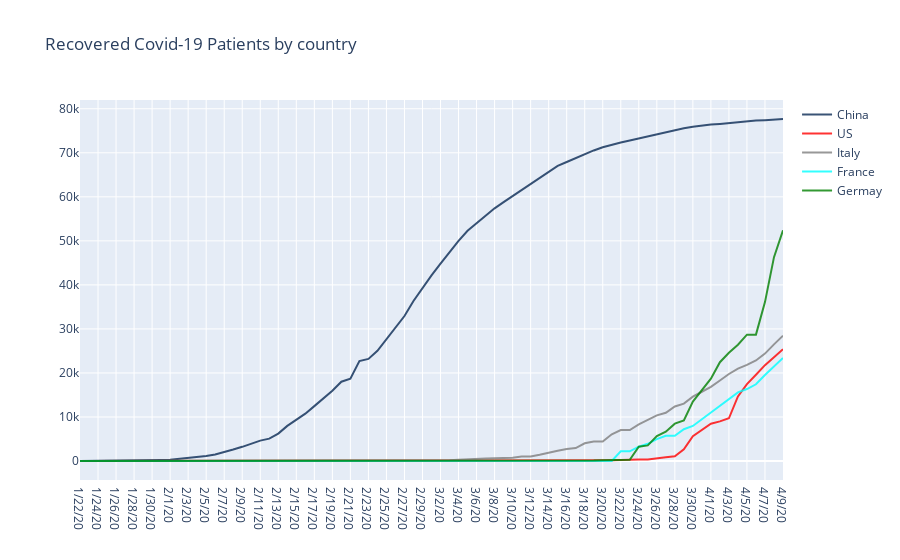

Notebook code cell kept with this figure:
### Code cell
#trace = go.Scatter(x=)

trace_one =go.Scatter(x=df.columns,
                     y= df.loc['China'],
                     name ='China',
                     line =dict(color='#092A54'),
                     opacity =0.8)
trace_two =go.Scatter(x=df.columns,
                     y= df.loc['US'],
                     name ='US',
                     line =dict(color='red'),
                     opacity =0.8)
trace_Three =go.Scatter(x=df.columns,
                     y= df.loc['Italy'],
                     name ='Italy',
                     line =dict(color='#7F7F7F'),
                     opacity =0.8)
trace_four =go.Scatter(x=df.columns,
                     y= df.loc['France'],
                     name ='France',
                     line =dict(color='cyan'),
                     opacity =0.8)
trace_five =go.Scatter(x=df.columns,
                     y= df.loc['Germany'],
                     name ='Germay',
                     line =dict(color='green'),
                     opacity =0.8)
data =[trace_one, trace_two,trace_Three,trace_four,trace_five]

layout = dict(title ='Recovered Covid-19 Patients by country ')
fig = dict(data=data, layout =layout)
iplot(fig,filename ='Recovered Covid-19 Patients')

### Figure 1 — Plotly figure (JSON) as saved in the notebook; plotly's stock layout.template omitted (floating-point values rounded to 4 significant figures)
{"data": [{"line": {"color": "#092A54"}, "name": "China", "opacity": 0.8, "type": "scatter", "x": ["1/22/20", "1/23/20", "1/24/20", "1/25/20", "1/26/20", "1/27/20", "1/28/20", "1/29/20", "1/30/20", "1/31/20", "2/1/20", "2/2/20", "2/3/20", "2/4/20", "2/5/20", "2/6/20", "2/7/20", "2/8/20", "2/9/20", "2/10/20", "2/11/20", "2/12/20", "2/13/20", "2/14/20", "2/15/20", "2/16/20", "2/17/20", "2/18/20", "2/19/20", "2/20/20", "2/21/20", "2/22/20", "2/23/20", "2/24/20", "2/25/20", "2/26/20", "2/27/20", "2/28/20", "2/29/20", "3/1/20", "3/2/20", "3/3/20", "3/4/20", "3/5/20", "3/6/20", "3/7/20", "3/8/20", "3/9/20", "3/10/20", "3/11/20", "3/12/20", "3/13/20", "3/14/20", "3/15/20", "3/16/20", "3/17/20", "3/18/20", "3/19/20", "3/20/20", "3/21/20", "3/22/20", "3/23/20", "3/24/20", "3/25/20", "3/26/20", "3/27/20", "3/28/20", "3/29/20", "3/30/20", "3/31/20", "4/1/20", "4/2/20", "4/3/20", "4/4/20", "4/5/20", "4/6/20", "4/7/20", "4/8/20", "4/9/20"], "y": [28, 30, 36, 39, 49, 58, 101, 120, 135, 214, 275, 463, 614, 843, 1115, 1477, 1999, 2596, 3219, 3918, 4636, 5082, 6217, 7977, 9298, 10755, 12462, 14206, 15962, 18014, 18704, 22699, 23187, 25015, 27676, 30084, 32930, 36329, 39320, 42162, 44854, 47450, 50001, 52292, 53944, 55539, 57388, 58804, 60181, 61644, 62901, 64196, 65660, 67017, 67910, 68798, 69755, 70535, 71266, 71857, 72362, 72814, 73280, 73773, 74181, 74720, 75100, 75582, 75923, 76206, 76405, 76565, 76760, 76946, 77207, 77310, 77410, 77567, 77679]}, {"line": {"color": "red"}, "name": "US", "opacity": 0.8, "type": "scatter", "x": ["1/22/20", "1/23/20", "1/24/20", "1/25/20", "1/26/20", "1/27/20", "1/28/20", "1/29/20", "1/30/20", "1/31/20", "2/1/20", "2/2/20", "2/3/20", "2/4/20", "2/5/20", "2/6/20", "2/7/20", "2/8/20", "2/9/20", "2/10/20", "2/11/20", "2/12/20", "2/13/20", "2/14/20", "2/15/20", "2/16/20", "2/17/20", "2/18/20", "2/19/20", "2/20/20", "2/21/20", "2/22/20", "2/23/20", "2/24/20", "2/25/20", "2/26/20", "2/27/20", "2/28/20", "2/29/20", "3/1/20", "3/2/20", "3/3/20", "3/4/20", "3/5/20", "3/6/20", "3/7/20", "3/8/20", "3/9/20", "3/10/20", "3/11/20", "3/12/20", "3/13/20", "3/14/20", "3/15/20", "3/16/20", "3/17/20", "3/18/20", "3/19/20", "3/20/20", "3/21/20", "3/22/20", "3/23/20", "3/24/20", "3/25/20", "3/26/20", "3/27/20", "3/28/20", "3/29/20", "3/30/20", "3/31/20", "4/1/20", "4/2/20", "4/3/20", "4/4/20", "4/5/20", "4/6/20", "4/7/20", "4/8/20", "4/9/20"], "y": [0, 0, 0, 0, 0, 0, 0, 0, 0, 0, 0, 0, 0, 0, 0, 0, 0, 0, 3, 3, 3, 3, 3, 3, 3, 3, 3, 3, 3, 3, 5, 5, 5, 5, 6, 6, 6, 7, 7, 7, 7, 7, 7, 7, 7, 7, 7, 7, 8, 8, 12, 12, 12, 12, 17, 17, 105, 121, 147, 176, 178, 178, 348, 361, 681, 869, 1072, 2665, 5644, 7024, 8474, 9001, 9707, 14652, 17448, 19581, 21763, 23559, 25410]}, {"line": {"color": "#7F7F7F"}, "name": "Italy", "opacity": 0.8, "type": "scatter", "x": ["1/22/20", "1/23/20", "1/24/20", "1/25/20", "1/26/20", "1/27/20", "1/28/20", "1/29/20", "1/30/20", "1/31/20", "2/1/20", "2/2/20", "2/3/20", "2/4/20", "2/5/20", "2/6/20", "2/7/20", "2/8/20", "2/9/20", "2/10/20", "2/11/20", "2/12/20", "2/13/20", "2/14/20", "2/15/20", "2/16/20", "2/17/20", "2/18/20", "2/19/20", "2/20/20", "2/21/20", "2/22/20", "2/23/20", "2/24/20", "2/25/20", "2/26/20", "2/27/20", "2/28/20", "2/29/20", "3/1/20", "3/2/20", "3/3/20", "3/4/20", "3/5/20", "3/6/20", "3/7/20", "3/8/20", "3/9/20", "3/10/20", "3/11/20", "3/12/20", "3/13/20", "3/14/20", "3/15/20", "3/16/20", "3/17/20", "3/18/20", "3/19/20", "3/20/20", "3/21/20", "3/22/20", "3/23/20", "3/24/20", "3/25/20", "3/26/20", "3/27/20", "3/28/20", "3/29/20", "3/30/20", "3/31/20", "4/1/20", "4/2/20", "4/3/20", "4/4/20", "4/5/20", "4/6/20", "4/7/20", "4/8/20", "4/9/20"], "y": [0, 0, 0, 0, 0, 0, 0, 0, 0, 0, 0, 0, 0, 0, 0, 0, 0, 0, 0, 0, 0, 0, 0, 0, 0, 0, 0, 0, 0, 0, 0, 1, 2, 1, 1, 3, 45, 46, 46, 83, 149, 160, 276, 414, 523, 589, 622, 724, 724, 1045, 1045, 1439, 1966, 2335, 2749, 2941, 4025, 4440, 4440, 6072, 7024, 7024, 8326, 9362, 10361, 10950, 12384, 13030, 14620, 15729, 16847, 18278, 19758, 20996, 21815, 22837, 24392, 26491, 28470]}, {"line": {"color": "cyan"}, "name": "France", "opacity": 0.8, "type": "scatter", "x": ["1/22/20", "1/23/20", "1/24/20", "1/25/20", "1/26/20", "1/27/20", "1/28/20", "1/29/20", "1/30/20", "1/31/20", "2/1/20", "2/2/20", "2/3/20", "2/4/20", "2/5/20", "2/6/20", "2/7/20", "2/8/20", "2/9/20", "2/10/20", "2/11/20", "2/12/20", "2/13/20", "2/14/20", "2/15/20", "2/16/20", "2/17/20", "2/18/20", "2/19/20", "2/20/20", "2/21/20", "2/22/20", "2/23/20", "2/24/20", "2/25/20", "2/26/20", "2/27/20", "2/28/20", "2/29/20", "3/1/20", "3/2/20", "3/3/20", "3/4/20", "3/5/20", "3/6/20", "3/7/20", "3/8/20", "3/9/20", "3/10/20", "3/11/20", "3/12/20", "3/13/20", "3/14/20", "3/15/20", "3/16/20", "3/17/20", "3/18/20", "3/19/20", "3/20/20", "3/21/20", "3/22/20", "3/23/20", "3/24/20", "3/25/20", "3/26/20", "3/27/20", "3/28/20", "3/29/20", "3/30/20", "3/31/20", "4/1/20", "4/2/20", "4/3/20", "4/4/20", "4/5/20", "4/6/20", "4/7/20", "4/8/20", "4/9/20"], "y": [0, 0, 0, 0, 0, 0, 0, 0, 0, 0, 0, 0, 0, 0, 0, 0, 0, 0, 0, 0, 0, 2, 2, 2, 4, 4, 4, 4, 4, 4, 4, 4, 4, 4, 11, 11, 11, 11, 12, 12, 12, 12, 12, 12, 12, 12, 12, 12, 12, 12, 12, 12, 12, 12, 12, 12, 12, 12, 12, 12, 2206, 2206, 3250, 3907, 4955, 5707, 5724, 7226, 7964, 9513, 11053, 12548, 14135, 15572, 16349, 17428, 19523, 21452, 23413]}, {"line": {"color": "green"}, "name": "Germay", "opacity": 0.8, "type": "scatter", "x": ["1/22/20", "1/23/20", "1/24/20", "1/25/20", "1/26/20", "1/27/20", "1/28/20", "1/29/20", "1/30/20", "1/31/20", "2/1/20", "2/2/20", "2/3/20", "2/4/20", "2/5/20", "2/6/20", "2/7/20", "2/8/20", "2/9/20", "2/10/20", "2/11/20", "2/12/20", "2/13/20", "2/14/20", "2/15/20", "2/16/20", "2/17/20", "2/18/20", "2/19/20", "2/20/20", "2/21/20", "2/22/20", "2/23/20", "2/24/20", "2/25/20", "2/26/20", "2/27/20", "2/28/20", "2/29/20", "3/1/20", "3/2/20", "3/3/20", "3/4/20", "3/5/20", "3/6/20", "3/7/20", "3/8/20", "3/9/20", "3/10/20", "3/11/20", "3/12/20", "3/13/20", "3/14/20", "3/15/20", "3/16/20", "3/17/20", "3/18/20", "3/19/20", "3/20/20", "3/21/20", "3/22/20", "3/23/20", "3/24/20", "3/25/20", "3/26/20", "3/27/20", "3/28/20", "3/29/20", "3/30/20", "3/31/20", "4/1/20", "4/2/20", "4/3/20", "4/4/20", "4/5/20", "4/6/20", "4/7/20", "4/8/20", "4/9/20"], "y": [0, 0, 0, 0, 0, 0, 0, 0, 0, 0, 0, 0, 0, 0, 0, 0, 0, 0, 0, 0, 0, 0, 1, 1, 1, 1, 1, 12, 12, 12, 14, 14, 14, 14, 14, 15, 16, 16, 16, 16, 16, 16, 16, 16, 17, 18, 18, 18, 18, 25, 25, 46, 46, 46, 67, 67, 105, 113, 180, 233, 266, 266, 3243, 3547, 5673, 6658, 8481, 9211, 13500, 16100, 18700, 22440, 24575, 26400, 28700, 28700, 36081, 46300, 52407]}], "layout": {"title": {"text": "Recovered Covid-19 Patients by country "}}}
